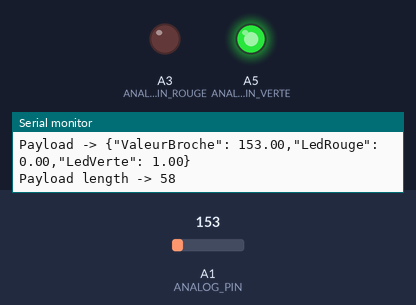
Bench run of a program on a simulated Arduino Uno, built with avr-gcc and run on an emulated ATmega328P. Shown: output pins drawn as LEDs (lit = HIGH), the last lines printed to the serial monitor. Inputs (shaded band) come from the test bench; at power-on: A1 (ANALOG_PIN) = 153. WiFi joins after 1.5 s; servers stay silent unless stated; no MQTT or app messages arrive unless stated.

Above: at 12.8 s.
12.9 s: A1 (ANALOG_PIN) set to 186
15.4 s: A1 (ANALOG_PIN) set to 213
At 16.3 s:
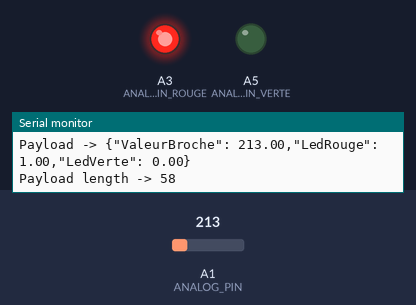
17.9 s: A1 (ANALOG_PIN) set to 191
At 18.3 s:
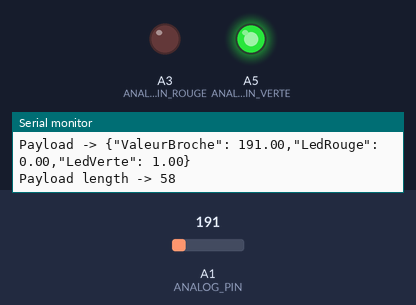
20.4 s: A1 (ANALOG_PIN) set to 221
At 22.5 s:
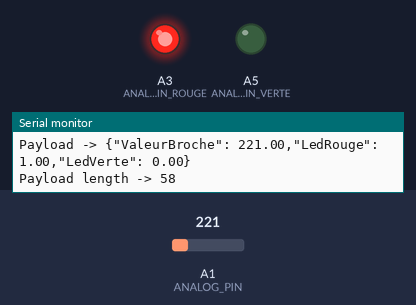
Timing chart, 0 to 24.0 s (numbered marks = the images above; inputs shaded):
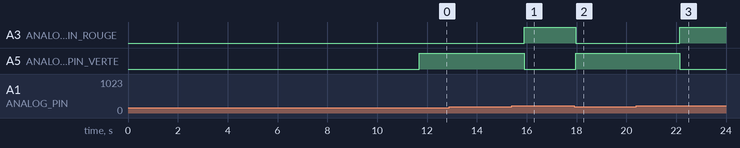

The program:

main.cpp
```cpp
/*
  Titre      : Detecteur de vibration
  Auteur     : Code de Andre Roussel moidifier par Crepin Vardin Fouelefack
  Date       : 28/11/2021
  Description:
  Version    : 0.0.1
*/


#include <Arduino.h>
#include "WIFIConnector_MKR1000.h"
#include "MQTTConnector.h"


/*
  Variables de base pour la lecture de la
  sortie du TMP36 a partir d'une broche digitale
*/

const int ANALOG_PIN             = A1;   // Utilisation de la broche A1 pour lecture analogue
const int ANALOG_PIN_ROUGE       = A3;   // Utilisation de la broche A3 pour la led rouge
const int ANALOG_PIN_VERTE       = A5;   // Utilisation de la broche A1 pour la led verte
bool LedRouge                    = 0;    // Variable pour le statut de la led rouge
bool LedVerte                    = 0;    // Variable pour le statut de la led verte
const int MS_DELAI               = 2000;
int AnalogValue                  = 0;    // Variable pour contenir la valeur lue de la broche analogue
float PinVoltage                 = 0.0;


void setup() {

  Serial.begin(9600);             // Activation du port série pour affichage dans le moniteur série

  wifiConnect();                  //Branchement au réseau WIFI
  MQTTConnect();                  //Branchement au broker MQTT

  pinMode(ANALOG_PIN, INPUT);        // Pour une bonne lecture, la broche analogique doit être placé en mode entré explicitment
  pinMode(ANALOG_PIN_ROUGE, OUTPUT); // Pour controler la sortie a la broche A3
  pinMode(ANALOG_PIN_VERTE, OUTPUT);  // Pour controler la sortie a la broche A5
}


// Boucle infinie qui permet au uC de faire une ou plusieurs taches sans arrêt

void loop() {

  // put your main code here, to run repeatedly:
  AnalogValue = analogRead(ANALOG_PIN);                  // Lecture de la broche analogue et sauvegarde de valeur

  // Allumage du systeme (led verte)
  digitalWrite(ANALOG_PIN_VERTE, HIGH);
  // La led rouge est eteinte au debut
  digitalWrite(ANALOG_PIN_ROUGE, LOW);
  LedVerte  = 1;
  LedRouge  = 0;

  // Impression dans le moniteur série
  Serial.print("La valeur obtene par la broche analogue est ");
  Serial.println(AnalogValue);

  // Le systeme s'arrete (led verte s'eteint si la valeur analogue est superieure a 200 puis se relance)
  if (AnalogValue >= 200)
  {
    digitalWrite(ANALOG_PIN_ROUGE, HIGH);
    LedRouge  = 1;
    digitalWrite(ANALOG_PIN_VERTE, LOW);
    LedVerte   = 0;
  }

  appendPayload("ValeurBroche", AnalogValue);  //Ajout de la valeur de la broche A1 au message MQTT
  appendPayload("LedRouge", LedRouge);  //Ajout de la valeur de la broche A3 au message MQTT
  appendPayload("LedVerte", LedVerte);  //Ajout de la valeur de la broche A5 au message MQTT

  sendPayload();                                   //Envoie du message via le protocole MQTT

  delay(MS_DELAI);    // Délai de sorte a ce qu'on puisse lire les valeurs et ralentir le uC
                      // Note: l'utilisation d'un délai est généralement une mauvaise pratique mais utilisable dans le cas de ce démo
}
```

MQTTConnector.h
```cpp
/*
  Titre      : MQTTConnector.h
  Auteur     : André Roussel
  Date       : 05/11/2021
  Description: Utilitaire de branchement a un Broker MQTT une fois une connexion établisa l'internet via WIFI, GSM, etc...
  Droits     : Reproduction permise pour usage pédagogique
  Version    : 0.0.1
*/


#include <MQTT.h>


//Constante nécessaire pour le branchement au Broker MQTT

const char MQTT_SERVER[]    = SECRET_MQTT_SERVER_IP;    // Adresse IP du broker MQTT
const int MQTT_SERVER_PORT  = SECRET_MQTT_SERVER_PORT;  // Port du broker MQTT


// Pramètre d'identification de l'objet
const char TOKEN[]        = SECRET_TOKEN;         // Token d'accès de l'objet
const char DEVICE_ID[]    = SECRET_DEVICE_ID;     // Numéro d'indentification de l'objet provenant de Thingsboard

MQTTClient ClientMQTT;      // Création d'un client MQTT pour l'échange de donnée entre l'objet IDO et le broker MQTT


String Payload ="{";      // Chaine de caractère qui contiendra le message envoyer de l'objet vers thingsboard


// Fonctionnalité de branchement utilisant le protocole MQTT

void MQTTConnect() {

  ClientMQTT.begin(MQTT_SERVER, MQTT_SERVER_PORT, ClientWIFI);

  while (!ClientMQTT.connect(DEVICE_ID, TOKEN, "")) {
    Serial.print(".");
    delay(1000);
  }

  Serial.println("\nBranché au broker MQTT!\n");

}


// Affiche la payload qui est envoyé ainsi que sa longeur


/*
  Fonctionnalité qui permet de créer la chaine de données a envoyé au broker MQTT
  Pour le moment, cette chaine ne doit pas dépassé un maximum de 100 caractère
*/

void appendPayload(String Name, float Val)
{

  if( Payload != "{")
  {
    Payload += ",";
  }

  Payload += "\"";
  Payload += Name;
  Payload += "\": ";
  Payload += Val;

}

/*
  Fonctionnalité qui permet l'envoie de la chaine de caractères sous la forme de paires
  Nom associé a la donnée, Valeur de al donnée
*/

void sendPayload()
{
  char attributes[200];
  Payload += "}";
  Payload.toCharArray(attributes, 200);
  ClientMQTT.publish("v1/devices/me/telemetry", attributes);

  Serial.print("Payload -> ");
  Serial.println(Payload);
  Serial.print("Payload length -> ");
  Serial.println(Payload.length());

  Payload="{";

}
```

Secrets.h
```cpp
/*
SSID du WIFI ainsi que le mot de passe
Modifier les paramètre WIFI pour le réseau auquels votre objets doit se brancher
*/

#define WIFI_SECRET_SSID "App32 wifi"
#define WIFI_SECRET_PASS "africawifi"

/*
Information nécessaire pour le branchement a un Broker MQTT
Dans le cadre du cours AIIA1013, ne modifié pas cet information
*/

#define SECRET_MQTT_SERVER_IP "198.164.130.74"
#define SECRET_MQTT_SERVER_PORT 1883

/*
Détails sur l'indentification de l'objet
Cette information provient de l'objet virtuel créer sur le serveur Thingsbord
*/

#define SECRET_TOKEN  "yAUWwstRfk0V0Zzy86RL"
#define SECRET_DEVICE_ID "21a9f1b0-4fa0-11ec-9235-d318ce92df6e"
```

WIFIConnector_MKR1000.h
```cpp
/*
  Titre      : WIFIConnector_MKR1000.h
  Auteur     : André Roussel
  Date       : 03/11/2021
  Description: Fonctions nécessaire pour branché un Arduino MKR1000 a un réseau WIFI
  Droits     : Reproduction permise pour usage pédagogique
  Version    : 0.0.1
*/


#include "Secrets.h"
#include <SPI.h>
#include <wifi101.h>
#include "wifiStatus.h"


const char SSID[] = WIFI_SECRET_SSID; // WiFI ssid provenant du fichier Secrets.h
const char PASS[] = WIFI_SECRET_PASS; //WiFI mot de passe provenant du fichier Secrets.h

int status = WL_IDLE_STATUS;          // Statut de la radio WIFI


WiFiClient ClientWIFI;                //Objets représantant un client se branchant a un réseau WIFI


/*
Fonction de connectivité a un réseau WIFI
*/

void wifiConnect()
{

  // Boucle de branchement au réseau WIFI.  Essaie de branchement a tout les 10 secondes jusqu'a réussite
  while (status != WL_CONNECTED)
  {
    Serial.print("Tentative de branchement au réseau: ");
    Serial.println(SSID);
    status = WiFi.begin(SSID, PASS);
    Serial.println(status);


    delay(10000);  // Délai de 10 secondes entre les tentatives de connexion
  }

  //Sortie de la boucle, alors branché au réseau SSID
  Serial.print("Maintenant branché au réseau WIFI ");
  Serial.println(SSID);

  //Impression de l'information de connexion
  printCurrentNet();
  printWifiData();

}
```

wifiStatus.h
```cpp
/*
  Titre      : wifiStatus.h
  Auteur     : Trouvé sur le WEB et référence perdu dans la brume des temps
  Date       : 03/11/2021
  Description: Fonctionnalité pour information sur le branchement
  Droits     : Reproduction permise pour usage pédagogique
  Version    : 0.0.1
*/


//  Impression de l'adresse MAC du uC

void printMacAddress(byte mac[]) {
  for (int i = 5; i >= 0; i--) {
    if (mac[i] < 16) {
      Serial.print("0");
    }
    Serial.print(mac[i], HEX);
    if (i > 0) {
      Serial.print(":");
    }
  }
  Serial.println();
}


// Obtention de l'adresse IP et MAC du uC

void printWifiData() {
  // print your board's IP address:
  IPAddress ip = WiFi.localIP();
  Serial.print("IP Address: ");
  Serial.println(ip);

  // print your MAC address:
  byte mac[6];
  WiFi.macAddress(mac);
  Serial.print("MAC address: ");
  printMacAddress(mac);
}

// Capture de l'information du réseau WIFI

void printCurrentNet() {
  // print the SSID of the network you're attached to:
  Serial.print("SSID: ");
  Serial.println(WiFi.SSID());

  // print the MAC address of the router you're attached to:
  byte bssid[6];
  WiFi.BSSID(bssid);
  Serial.print("BSSID: ");
  printMacAddress(bssid);

  // print the received signal strength:
  long rssi = WiFi.RSSI();
  Serial.print("signal strength (RSSI):");
  Serial.println(rssi);

  // print the encryption type:
  byte encryption = WiFi.encryptionType();
  Serial.print("Encryption Type:");
  Serial.println(encryption, HEX);
  Serial.println();
}
```

Measured:
- the behaviour switches between 199 and 200 on A1 (ANALOG_PIN) (found by bisection; images 0 and 1)
- after the input at 15.4 s, A3 (ANALOG_PIN_ROUGE): LOW → HIGH after 0.50 s; A5 (ANALOG_PIN_VERTE): HIGH → LOW after 0.50 s
- after the input at 17.9 s, A3 (ANALOG_PIN_ROUGE): HIGH → LOW after 0.08 s; A5 (ANALOG_PIN_VERTE): LOW → HIGH after 0.08 s
- after the input at 20.4 s, A3 (ANALOG_PIN_ROUGE): LOW → HIGH after 1.7 s; A5 (ANALOG_PIN_VERTE): HIGH → LOW after 1.7 s
